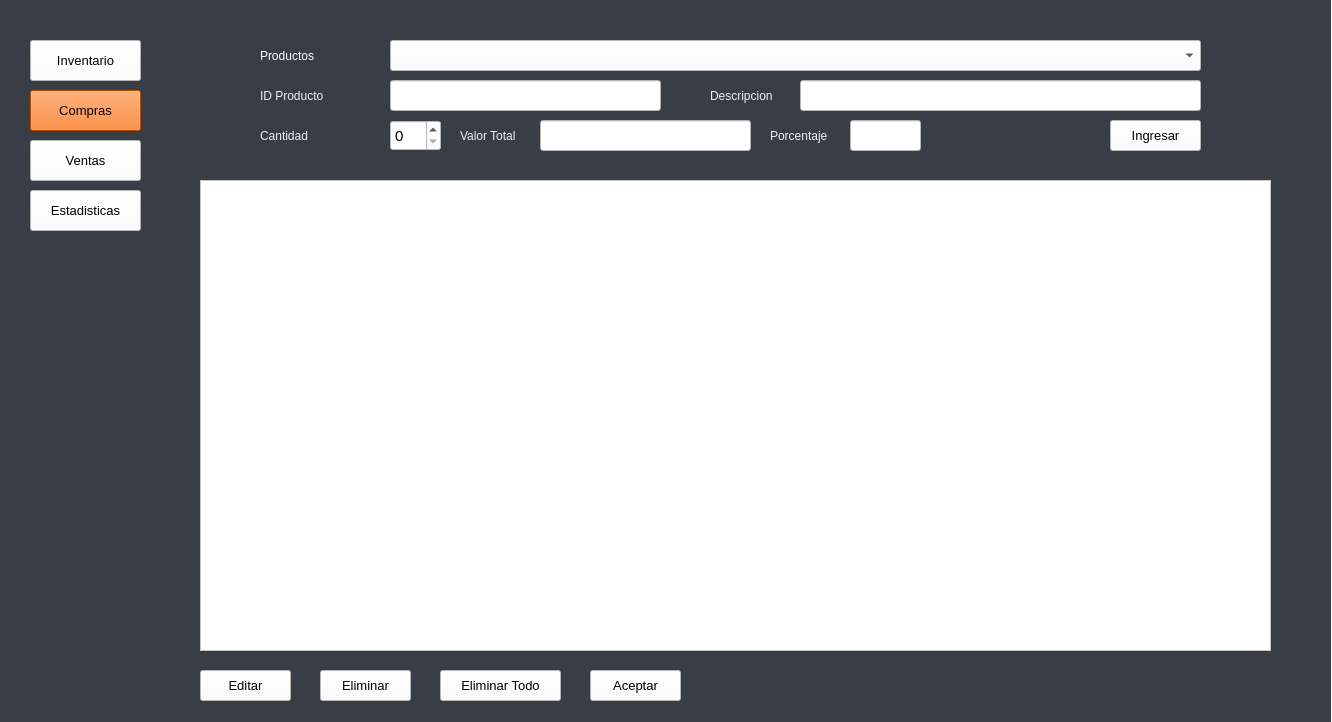
<?xml version="1.0" encoding="UTF-8"?>
<ui version="4.0">
 <class>Compras</class>
 <widget class="QMainWindow" name="Compras">
  <property name="geometry">
   <rect>
    <x>0</x>
    <y>0</y>
    <width>1332</width>
    <height>722</height>
   </rect>
  </property>
  <property name="acceptDrops">
   <bool>false</bool>
  </property>
  <property name="windowTitle">
   <string>Compras</string>
  </property>
  <property name="styleSheet">
   <string notr="true">background-color: rgb(255, 255, 255);</string>
  </property>
  <widget class="QWidget" name="centralwidget">
   <widget class="QPushButton" name="botonEditar">
    <property name="geometry">
     <rect>
      <x>200</x>
      <y>670</y>
      <width>91</width>
      <height>31</height>
     </rect>
    </property>
    <property name="font">
     <font>
      <family>Arial</family>
      <pointsize>10</pointsize>
      <weight>50</weight>
      <bold>false</bold>
     </font>
    </property>
    <property name="styleSheet">
     <string notr="true">background-color: rgb(255, 255, 255);</string>
    </property>
    <property name="text">
     <string>Editar</string>
    </property>
   </widget>
   <widget class="QLabel" name="label_3">
    <property name="geometry">
     <rect>
      <x>260</x>
      <y>40</y>
      <width>71</width>
      <height>31</height>
     </rect>
    </property>
    <property name="font">
     <font>
      <family>Arial</family>
      <pointsize>9</pointsize>
      <weight>50</weight>
      <bold>false</bold>
     </font>
    </property>
    <property name="styleSheet">
     <string notr="true">background-color: rgb(57, 62, 70);
color: rgb(255, 255, 255);</string>
    </property>
    <property name="text">
     <string>Productos</string>
    </property>
   </widget>
   <widget class="QPushButton" name="botonEliminarTodo">
    <property name="geometry">
     <rect>
      <x>440</x>
      <y>670</y>
      <width>121</width>
      <height>31</height>
     </rect>
    </property>
    <property name="font">
     <font>
      <family>Arial</family>
      <pointsize>10</pointsize>
      <weight>50</weight>
      <bold>false</bold>
     </font>
    </property>
    <property name="styleSheet">
     <string notr="true">background-color: rgb(255, 255, 255);</string>
    </property>
    <property name="text">
     <string>Eliminar Todo</string>
    </property>
   </widget>
   <widget class="QPushButton" name="botonAceptar">
    <property name="geometry">
     <rect>
      <x>590</x>
      <y>670</y>
      <width>91</width>
      <height>31</height>
     </rect>
    </property>
    <property name="font">
     <font>
      <family>Arial</family>
      <pointsize>10</pointsize>
      <weight>50</weight>
      <bold>false</bold>
     </font>
    </property>
    <property name="styleSheet">
     <string notr="true">background-color: rgb(255, 255, 255);</string>
    </property>
    <property name="text">
     <string>Aceptar</string>
    </property>
   </widget>
   <widget class="QPushButton" name="botonEliminar">
    <property name="geometry">
     <rect>
      <x>320</x>
      <y>670</y>
      <width>91</width>
      <height>31</height>
     </rect>
    </property>
    <property name="font">
     <font>
      <family>Arial</family>
      <pointsize>10</pointsize>
      <weight>50</weight>
      <bold>false</bold>
     </font>
    </property>
    <property name="styleSheet">
     <string notr="true">background-color: rgb(255, 255, 255);</string>
    </property>
    <property name="text">
     <string>Eliminar</string>
    </property>
   </widget>
   <widget class="QPushButton" name="botonVentas">
    <property name="geometry">
     <rect>
      <x>30</x>
      <y>140</y>
      <width>111</width>
      <height>41</height>
     </rect>
    </property>
    <property name="font">
     <font>
      <family>Arial</family>
      <pointsize>10</pointsize>
      <weight>50</weight>
      <bold>false</bold>
     </font>
    </property>
    <property name="styleSheet">
     <string notr="true">background-color: rgb(255, 255, 255);</string>
    </property>
    <property name="text">
     <string>Ventas</string>
    </property>
   </widget>
   <widget class="QPushButton" name="botonCompras">
    <property name="geometry">
     <rect>
      <x>30</x>
      <y>90</y>
      <width>111</width>
      <height>41</height>
     </rect>
    </property>
    <property name="font">
     <font>
      <family>Arial</family>
      <pointsize>10</pointsize>
      <weight>50</weight>
      <bold>false</bold>
     </font>
    </property>
    <property name="styleSheet">
     <string notr="true">background-color: rgb(255, 102, 0);</string>
    </property>
    <property name="text">
     <string>Compras</string>
    </property>
   </widget>
   <widget class="QPushButton" name="botonIngresar">
    <property name="geometry">
     <rect>
      <x>1110</x>
      <y>120</y>
      <width>91</width>
      <height>31</height>
     </rect>
    </property>
    <property name="font">
     <font>
      <family>Arial</family>
      <pointsize>10</pointsize>
      <weight>50</weight>
      <bold>false</bold>
     </font>
    </property>
    <property name="styleSheet">
     <string notr="true">background-color: rgb(255, 255, 255);</string>
    </property>
    <property name="text">
     <string>Ingresar</string>
    </property>
   </widget>
   <widget class="QPushButton" name="botonInventario">
    <property name="geometry">
     <rect>
      <x>30</x>
      <y>40</y>
      <width>111</width>
      <height>41</height>
     </rect>
    </property>
    <property name="font">
     <font>
      <family>Arial</family>
      <pointsize>10</pointsize>
      <weight>50</weight>
      <bold>false</bold>
     </font>
    </property>
    <property name="styleSheet">
     <string notr="true">background-color: rgb(255, 255, 255);</string>
    </property>
    <property name="text">
     <string>Inventario</string>
    </property>
   </widget>
   <widget class="QLabel" name="label_5">
    <property name="geometry">
     <rect>
      <x>260</x>
      <y>80</y>
      <width>111</width>
      <height>31</height>
     </rect>
    </property>
    <property name="font">
     <font>
      <family>Arial</family>
      <pointsize>9</pointsize>
      <weight>50</weight>
      <bold>false</bold>
     </font>
    </property>
    <property name="styleSheet">
     <string notr="true">background-color: rgb(57, 62, 70);
color: rgb(238, 238, 238);</string>
    </property>
    <property name="text">
     <string>ID Producto</string>
    </property>
   </widget>
   <widget class="QLabel" name="label_2">
    <property name="geometry">
     <rect>
      <x>-10</x>
      <y>-30</y>
      <width>1341</width>
      <height>831</height>
     </rect>
    </property>
    <property name="styleSheet">
     <string notr="true">background-color: rgb(57, 62, 70);</string>
    </property>
    <property name="text">
     <string/>
    </property>
   </widget>
   <widget class="QPushButton" name="botonEstadisitcas">
    <property name="geometry">
     <rect>
      <x>30</x>
      <y>190</y>
      <width>111</width>
      <height>41</height>
     </rect>
    </property>
    <property name="font">
     <font>
      <family>Arial</family>
      <pointsize>10</pointsize>
      <weight>50</weight>
      <bold>false</bold>
     </font>
    </property>
    <property name="styleSheet">
     <string notr="true">background-color: rgb(255, 255, 255);</string>
    </property>
    <property name="text">
     <string>Estadisticas</string>
    </property>
   </widget>
   <widget class="QTableWidget" name="tablaProductos">
    <property name="geometry">
     <rect>
      <x>200</x>
      <y>180</y>
      <width>1071</width>
      <height>471</height>
     </rect>
    </property>
   </widget>
   <widget class="QLineEdit" name="lineEditProducto">
    <property name="geometry">
     <rect>
      <x>390</x>
      <y>80</y>
      <width>271</width>
      <height>31</height>
     </rect>
    </property>
    <property name="font">
     <font>
      <family>Arial</family>
      <pointsize>10</pointsize>
     </font>
    </property>
    <property name="styleSheet">
     <string notr="true">background-color: rgb(255, 255, 255);</string>
    </property>
    <property name="text">
     <string/>
    </property>
   </widget>
   <widget class="QComboBox" name="comboBoxDescripcion">
    <property name="geometry">
     <rect>
      <x>390</x>
      <y>40</y>
      <width>811</width>
      <height>31</height>
     </rect>
    </property>
    <property name="font">
     <font>
      <family>Arial</family>
      <pointsize>9</pointsize>
      <weight>50</weight>
      <bold>false</bold>
     </font>
    </property>
    <property name="styleSheet">
     <string notr="true">background-color: rgb(255, 255, 255);</string>
    </property>
   </widget>
   <widget class="QLineEdit" name="lineEditDescripcion">
    <property name="geometry">
     <rect>
      <x>800</x>
      <y>80</y>
      <width>401</width>
      <height>31</height>
     </rect>
    </property>
    <property name="font">
     <font>
      <family>Arial</family>
      <pointsize>10</pointsize>
     </font>
    </property>
    <property name="styleSheet">
     <string notr="true">background-color: rgb(255, 255, 255);</string>
    </property>
    <property name="text">
     <string/>
    </property>
   </widget>
   <widget class="QLabel" name="label_6">
    <property name="geometry">
     <rect>
      <x>710</x>
      <y>80</y>
      <width>111</width>
      <height>31</height>
     </rect>
    </property>
    <property name="font">
     <font>
      <family>Arial</family>
      <pointsize>9</pointsize>
      <weight>50</weight>
      <bold>false</bold>
     </font>
    </property>
    <property name="styleSheet">
     <string notr="true">background-color: rgb(57, 62, 70);
color: rgb(238, 238, 238);</string>
    </property>
    <property name="text">
     <string>Descripcion</string>
    </property>
   </widget>
   <widget class="QSpinBox" name="spinBoxCantidad">
    <property name="geometry">
     <rect>
      <x>390</x>
      <y>120</y>
      <width>51</width>
      <height>31</height>
     </rect>
    </property>
    <property name="font">
     <font>
      <family>Arial</family>
      <pointsize>11</pointsize>
     </font>
    </property>
    <property name="styleSheet">
     <string notr="true">background-color: rgb(255, 255, 255);</string>
    </property>
   </widget>
   <widget class="QLabel" name="label_7">
    <property name="geometry">
     <rect>
      <x>260</x>
      <y>120</y>
      <width>111</width>
      <height>31</height>
     </rect>
    </property>
    <property name="font">
     <font>
      <family>Arial</family>
      <pointsize>9</pointsize>
      <weight>50</weight>
      <bold>false</bold>
     </font>
    </property>
    <property name="styleSheet">
     <string notr="true">background-color: rgb(57, 62, 70);
color: rgb(238, 238, 238);</string>
    </property>
    <property name="text">
     <string>Cantidad</string>
    </property>
   </widget>
   <widget class="QLineEdit" name="lineEditValorUnitario">
    <property name="geometry">
     <rect>
      <x>540</x>
      <y>120</y>
      <width>211</width>
      <height>31</height>
     </rect>
    </property>
    <property name="font">
     <font>
      <family>Arial</family>
      <pointsize>10</pointsize>
     </font>
    </property>
    <property name="styleSheet">
     <string notr="true">background-color: rgb(255, 255, 255);</string>
    </property>
    <property name="text">
     <string/>
    </property>
   </widget>
   <widget class="QLabel" name="label_8">
    <property name="geometry">
     <rect>
      <x>460</x>
      <y>120</y>
      <width>111</width>
      <height>31</height>
     </rect>
    </property>
    <property name="font">
     <font>
      <family>Arial</family>
      <pointsize>9</pointsize>
      <weight>50</weight>
      <bold>false</bold>
     </font>
    </property>
    <property name="styleSheet">
     <string notr="true">background-color: rgb(57, 62, 70);
color: rgb(238, 238, 238);</string>
    </property>
    <property name="text">
     <string>Valor Total</string>
    </property>
   </widget>
   <widget class="QLabel" name="label_9">
    <property name="geometry">
     <rect>
      <x>770</x>
      <y>120</y>
      <width>111</width>
      <height>31</height>
     </rect>
    </property>
    <property name="font">
     <font>
      <family>Arial</family>
      <pointsize>9</pointsize>
      <weight>50</weight>
      <bold>false</bold>
     </font>
    </property>
    <property name="styleSheet">
     <string notr="true">background-color: rgb(57, 62, 70);
color: rgb(238, 238, 238);</string>
    </property>
    <property name="text">
     <string>Porcentaje</string>
    </property>
   </widget>
   <widget class="QLineEdit" name="lineEditPorcentaje">
    <property name="geometry">
     <rect>
      <x>850</x>
      <y>120</y>
      <width>71</width>
      <height>31</height>
     </rect>
    </property>
    <property name="font">
     <font>
      <family>Arial</family>
      <pointsize>10</pointsize>
     </font>
    </property>
    <property name="styleSheet">
     <string notr="true">background-color: rgb(255, 255, 255);</string>
    </property>
    <property name="text">
     <string/>
    </property>
   </widget>
   <zorder>label_2</zorder>
   <zorder>botonEditar</zorder>
   <zorder>label_3</zorder>
   <zorder>botonEliminarTodo</zorder>
   <zorder>botonAceptar</zorder>
   <zorder>botonEliminar</zorder>
   <zorder>botonVentas</zorder>
   <zorder>botonCompras</zorder>
   <zorder>botonIngresar</zorder>
   <zorder>botonInventario</zorder>
   <zorder>label_5</zorder>
   <zorder>botonEstadisitcas</zorder>
   <zorder>tablaProductos</zorder>
   <zorder>lineEditProducto</zorder>
   <zorder>comboBoxDescripcion</zorder>
   <zorder>label_6</zorder>
   <zorder>spinBoxCantidad</zorder>
   <zorder>label_7</zorder>
   <zorder>label_8</zorder>
   <zorder>label_9</zorder>
   <zorder>lineEditPorcentaje</zorder>
   <zorder>lineEditValorUnitario</zorder>
   <zorder>lineEditDescripcion</zorder>
  </widget>
 </widget>
 <resources/>
 <connections/>
</ui>
